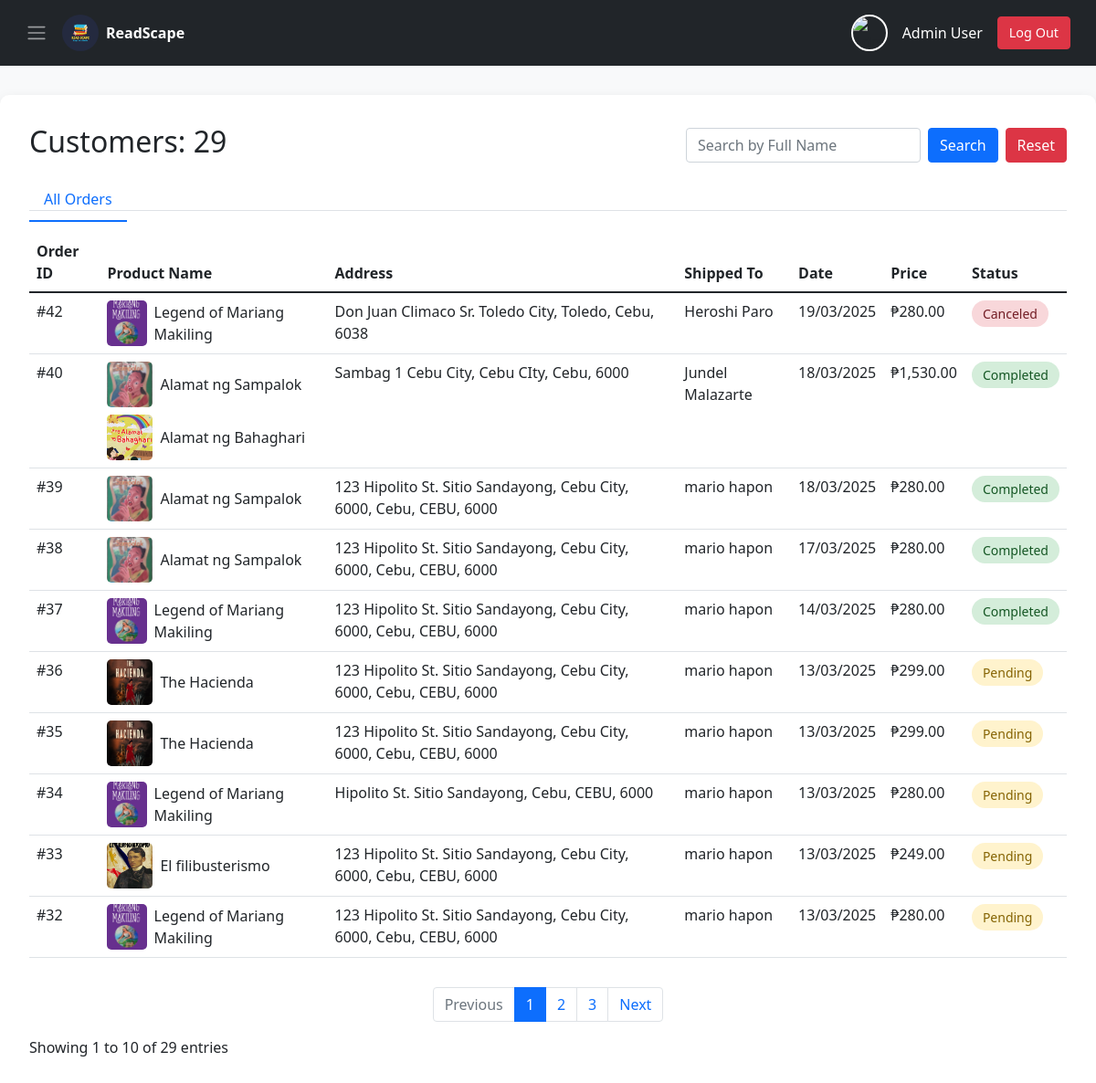
Screenshot of /admin/customers.php (signed in) with the database file from the repository.
### tables this page shows
CREATE TABLE `orders` (
  `id` int(11) NOT NULL,
  `user_id` int(11) NOT NULL,
  `total` decimal(10,2) NOT NULL,
  `shipping_address` text NOT NULL,
  `payment_method` varchar(50) NOT NULL,
  `order_date` timestamp NOT NULL DEFAULT current_timestamp(),
  `status` varchar(50) NOT NULL DEFAULT 'pending',
  `email` varchar(255) DEFAULT NULL,
  `first_name` varchar(100) DEFAULT NULL,
  `last_name` varchar(100) DEFAULT NULL,
  `mobile` varchar(20) DEFAULT NULL,
  `address` text DEFAULT NULL,
  `city` varchar(100) DEFAULT NULL,
  `state` varchar(100) DEFAULT NULL,
  `zipcode` varchar(20) DEFAULT NULL,
  `payment_receipt` varchar(255) DEFAULT NULL
);

CREATE TABLE `users` (
  `id` int(11) NOT NULL,
  `fname` varchar(50) NOT NULL,
  `lname` varchar(50) NOT NULL,
  `email` varchar(100) NOT NULL,
  `pass` varchar(255) NOT NULL,
  `phone` varchar(15) NOT NULL,
  `address` text NOT NULL,
  `created_at` timestamp NOT NULL DEFAULT current_timestamp(),
  `profile_image` varchar(255) DEFAULT NULL,
  `role` varchar(10) DEFAULT 'user'
);

### admin/customers.php (the view, shortened to what this page needs)
<?php
@include '../db_connect.php';
$fname = $_SESSION['fname'];
$lname = $_SESSION['lname'];
$profile_image = '../uploads/default.jpg';
$status_filter = isset($_GET['status']) ? trim($_GET['status']) : 'all';
$total_orders_query = "SELECT COUNT(*) FROM orders";
if ($status_filter !== 'all') {
    $total_orders_query .= " WHERE status = ?";
    $stmt = mysqli_prepare($conn, $total_orders_query);
    mysqli_stmt_bind_param($stmt, "s", $status_filter);
    mysqli_stmt_execute($stmt);
    $total_orders = mysqli_fetch_row(mysqli_stmt_get_result($stmt))[0];
    mysqli_stmt_close($stmt);
} else {
    $total_orders_query = mysqli_query($conn, $total_orders_query);
    $total_orders = mysqli_fetch_row($total_orders_query)[0];
}
$search = isset($_GET['search']) ? trim($_GET['search']) : '';
$items_per_page = 10;
$page = isset($_GET['page']) && is_numeric($_GET['page']) ? max(1, $_GET['page']) : 1;
$start = ($page - 1) * $items_per_page;
$sql = "SELECT o.id AS order_id,
        GROUP_CONCAT(b.title SEPARATOR ', ') AS titles,
        GROUP_CONCAT(b.book_image SEPARATOR ',') AS book_images,
        o.shipping_address, o.order_date,
        (SELECT SUM(oi.price * oi.quantity) FROM order_items oi WHERE oi.order_id = o.id) AS total,
        o.status, u.fname, u.lname
        FROM orders o
        JOIN users u ON o.user_id = u.id
        JOIN order_items oi ON o.id = oi.order_id
        JOIN books b ON oi.book_id = b.isbn";
$sql .= " GROUP BY o.id ORDER BY o.id DESC";
$stmt = mysqli_prepare($conn, $sql);
mysqli_stmt_execute($stmt);
$result = mysqli_stmt_get_result($stmt);
$orders = [];
while ($row = mysqli_fetch_assoc($result)) {
    $orders[] = $row;
}
$total_pages = ceil(count($orders) / $items_per_page);
$paginated_orders = array_slice($orders, $start, $items_per_page);
?>
<!DOCTYPE html>
<html lang="en">
<head>
    <link href="https://cdn.jsdelivr.net/npm/bootstrap@5.1.3/dist/css/bootstrap.min.css" rel="stylesheet">
    <link rel="stylesheet" href="https://cdnjs.cloudflare.com/ajax/libs/font-awesome/6.0.0-beta3/css/all.min.css">
</head>
<body>
<nav class="navbar navbar-dark">
        <div class="container-fluid">
            <div class="d-flex align-items-center">
                <span class="navbar-toggler-icon" onclick="openNav()" style="cursor: pointer; margin-right: 1rem;"></span>
                    <img src="../images/Readscape.png" alt="ReadScape" class="rounded-circle" width="40" height="40">
                    <span class="ms-2 text-white fw-bold">ReadScape</span>
                    </div>
            <div class="profile-info">
                <img src="<?php echo $profile_image; ?>" alt="Admin Profile">
                <span class="text-white"><?php echo $fname . " " . $lname; ?></span>
                <a href="../admin/logout.php" class="btn btn-danger">Log Out</a>
            </div>
        </div>
    </nav>
    <div class="container">
        <div class="d-flex justify-content-between align-items-center mb-4">
            <h2>Customers: <?php echo $total_orders; ?></h2>
            <div class="search-bar">
                <form method="GET" class="d-flex gap-2">
                    <input type="text" class="form-control" name="search" placeholder="Search by Full Name" value="<?php echo isset($_GET['search']) ? htmlspecialchars($_GET['search']) : ''; ?>">
                    <button type="submit" class="btn btn-primary">Search</button>
                    <a href="view_orders.php?status=<?php echo htmlspecialchars($status_filter); ?>" class="btn btn-danger">Reset</a>
                </form>
            </div>
        </div>
        <div class="tab-nav">
            <a href="view_orders.php?status=all&search=<?php echo htmlspecialchars($search); ?>"
                class="<?php echo $status_filter === 'all' ? 'active' : ''; ?>">All Orders</a>
        </div>
        <?php if (empty($paginated_orders)): ?>
            <p>No orders found.</p>
        <?php else: ?>
            <table class="table table-hover">
                <thead>
                    <tr>
                        <th>Order ID</th>
                        <th>Product Name</th>
                        <th>Address</th>
                        <th>Shipped To</th>
                        <th>Date</th>
                        <th>Price</th>
                        <th>Status</th>
                    </tr>
                </thead>
                <tbody>
                    <?php foreach ($paginated_orders as $order): ?>
                        <tr>
                            <td>#<?php echo htmlspecialchars($order['order_id']); ?></td>
                            <td>
                                <?php
                                $titles = explode(', ', $order['titles']);
                                $images = explode(',', $order['book_images']);
                                echo '<div class="product-cell">';
                                for ($i = 0; $i < count($titles); $i++):
                                    $image = !empty($images[$i]) ? htmlspecialchars(trim($images[$i])) : 'default_book.png';
                                ?>
                                    <div class="book-item">
                                        <img src="../images/<?php echo $image; ?>" alt="Product">
                                        <span><?php echo htmlspecialchars($titles[$i]); ?></span>
                                    </div>
                                <?php endfor; ?>
    </div>
    </td>
        <td><?php echo htmlspecialchars($order['shipping_address']); ?></td>
        <td><?php echo htmlspecialchars($order['fname'] . ' ' . $order['lname']); ?></td>
        <td><?php echo date('d/m/Y', strtotime($order['order_date'])); ?></td>
        <td>₱<?php echo number_format($order['total'], 2); ?></td>
        <td><span class="status <?php echo strtolower($order['status']); ?>"><?php echo ucfirst($order['status']); ?></span></td>
    </tr>
<?php endforeach; ?>
</tbody>
</table>
<nav aria-label="Page navigation">
    <ul class="pagination">
        <li class="page-item <?php echo $page <= 1 ? 'disabled' : ''; ?>">
            <a class="page-link" href="?page=<?php echo $page - 1; ?>&status=<?php echo $status_filter; ?>&search=<?php echo $search; ?>">Previous</a>
        </li>
        <?php for ($i = 1; $i <= $total_pages; $i++): ?>
            <li class="page-item <?php echo $i === $page ? 'active' : ''; ?>">
                <a class="page-link" href="?page=<?php echo $i; ?>&status=<?php echo $status_filter; ?>&search=<?php echo $search; ?>"><?php echo $i; ?></a>
            </li>
        <?php endfor; ?>
        <li class="page-item <?php echo $page >= $total_pages ? 'disabled' : ''; ?>">
            <a class="page-link" href="?page=<?php echo $page + 1; ?>&status=<?php echo $status_filter; ?>&search=<?php echo $search; ?>">Next</a>
        </li>
    </ul>
</nav>
<p>Showing <?php echo $start + 1; ?> to <?php echo min($start + $items_per_page, $total_orders); ?> of <?php echo $total_orders; ?> entries</p>
<?php endif; ?>
</div>
</body>
</html>

### admin/customers.php (style rules this page uses)
body { font-family: 'Segoe UI', Tahoma, Geneva, Verdana, sans-serif; background-color: #f8f9fa; }
.navbar { background-color: #212529; padding: 1rem; }
.navbar a { color: #fff; text-decoration: none; padding: 0.5rem 1rem; transition: all 0.3s ease; }
.profile-info { display: flex; align-items: center; gap: 1rem; }
.profile-info img { width: 40px; height: 40px; border-radius: 50%; object-fit: cover; border: 2px solid #fff; }
.profile-info span { color: #fff; font-weight: 500; }
.profile-info .btn-danger { padding: 0.375rem 0.75rem; font-size: 0.9rem; }
.container { max-width: 1200px; margin-top: 2rem; padding: 2rem; background: white; border-radius: 10px; box-shadow: 0 0.5rem 1rem rgba(0, 0, 0, 0.15); }
.product-cell { display: flex; flex-direction: column; gap: 0.5rem; }
.book-item { display: flex; align-items: center; gap: 0.5rem; }
.book-item img { width: 50px; height: 50px; object-fit: cover; border-radius: 5px; }
.status { padding: 0.25rem 0.75rem; border-radius: 15px; font-size: 0.875rem; display: inline-block; }
.status.completed { background-color: #d4edda; color: #155724; }
.status.pending { background-color: #fff3cd; color: #856404; }
.status.canceled { background-color: #f8d7da; color: #721c24; }
.tab-nav { margin-bottom: 1.5rem; border-bottom: 1px solid #dee2e6; }
.tab-nav a { padding: 0.75rem 1rem; color: #6c757d; text-decoration: none; border-bottom: 2px solid transparent; margin-right: 0.5rem; }
.tab-nav a.active { color: #0d6efd; border-bottom: 2px solid #0d6efd; }
.search-bar { display: flex; gap: 0.5rem; }
.search-bar input { max-width: 300px; }
.pagination { margin-top: 2rem; justify-content: center; }

### rows the page displays
orders: id "42", i "Legend of Mariang Makiling", shipping_address "Don Juan Climaco Sr. Toledo City, Toledo, Cebu, 6038", user.lname "Heroshi Paro", order_date "19/03/2025", total "280.00", status "Canceled"
orders: id "40", i "Alamat ng Sampalok", i "Alamat ng Bahaghari", shipping_address "Sambag 1 Cebu City, Cebu CIty, Cebu, 6000", user.lname "Jundel Malazarte", order_date "18/03/2025", total "1,530.00", status "Completed"
orders: id "39", i "Alamat ng Sampalok", shipping_address "123 Hipolito St. Sitio Sandayong, Cebu City, 6000, Cebu, CEBU, 6000", user.lname "mario hapon", order_date "18/03/2025", total "280.00", status "Completed"
orders: id "38", i "Alamat ng Sampalok", shipping_address "123 Hipolito St. Sitio Sandayong, Cebu City, 6000, Cebu, CEBU, 6000", user.lname "mario hapon", order_date "17/03/2025", total "280.00", status "Completed"
orders: id "37", i "Legend of Mariang Makiling", shipping_address "123 Hipolito St. Sitio Sandayong, Cebu City, 6000, Cebu, CEBU, 6000", user.lname "mario hapon", order_date "14/03/2025", total "280.00", status "Completed"
orders: id "36", i "The Hacienda", shipping_address "123 Hipolito St. Sitio Sandayong, Cebu City, 6000, Cebu, CEBU, 6000", user.lname "mario hapon", order_date "13/03/2025", total "299.00", status "Pending"
orders: id "35", i "The Hacienda", shipping_address "123 Hipolito St. Sitio Sandayong, Cebu City, 6000, Cebu, CEBU, 6000", user.lname "mario hapon", order_date "13/03/2025", total "299.00", status "Pending"
orders: id "34", i "Legend of Mariang Makiling", shipping_address "Hipolito St. Sitio Sandayong, Cebu, CEBU, 6000", user.lname "mario hapon", order_date "13/03/2025", total "280.00", status "Pending"
orders: id "33", shows a picture, i "El filibusterismo", shipping_address "123 Hipolito St. Sitio Sandayong, Cebu City, 6000, Cebu, CEBU, 6000", user.lname "mario hapon", order_date "13/03/2025", total "249.00", status "Pending"
orders: id "32", i "Legend of Mariang Makiling", shipping_address "123 Hipolito St. Sitio Sandayong, Cebu City, 6000, Cebu, CEBU, 6000", user.lname "mario hapon", order_date "13/03/2025", total "280.00", status "Pending"

### other values shown
$fname "Admin"
$lname "User"
$total_orders "29"
$start + 1 "1"
min($start + $items_per_page, $total_orders) "10"
